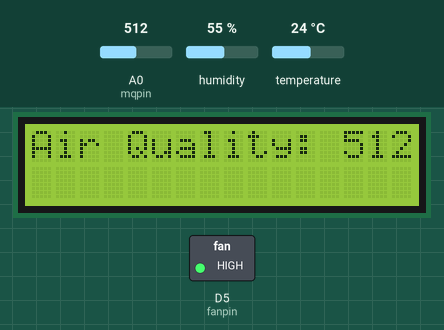
Simulated run of this sketch. Board: ESP8266 (NodeMCU). Shown: 16×2 character LCD, switched loads named in the sketch (green lamp = pin HIGH). Inputs (shaded band) come from the test bench; at power-on: temperature 24 °C, A0 (mqpin) = 512, humidity 55 %. WiFi joins after 1.5 s; servers stay silent unless stated.

Above: at 3.2 s.
3.3 s: temperature set to 26 °C
At 14.1 s:
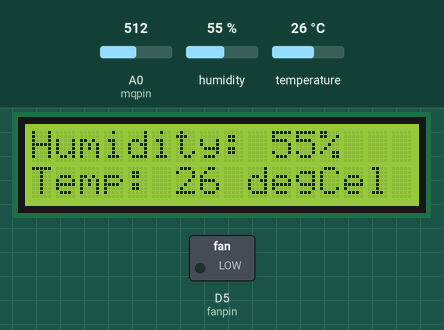
15.2 s: A0 (mqpin) set to 716
At 22.3 s:
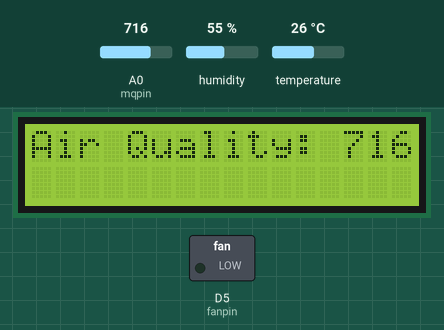
24.5 s: humidity set to 22 %
At 33.2 s:
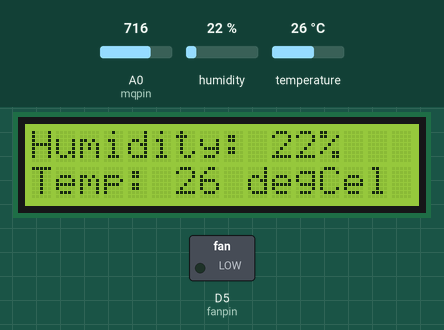
33.8 s: A0 (mqpin) set to 900
At 40.2 s:
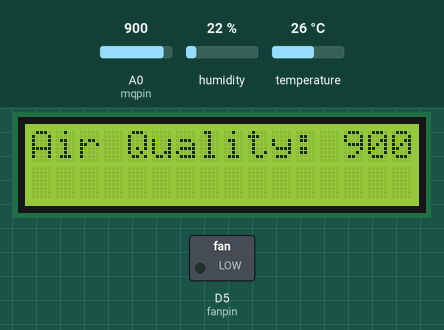
43.1 s: humidity set to 40 %
At 51.1 s:
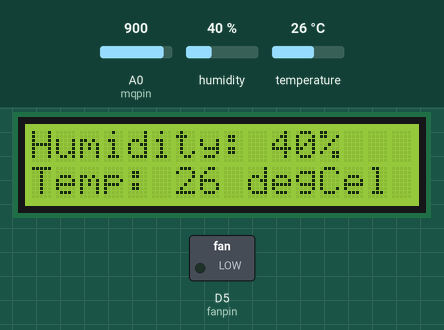
52.4 s: A0 (mqpin) set to 1023
At 59.4 s:
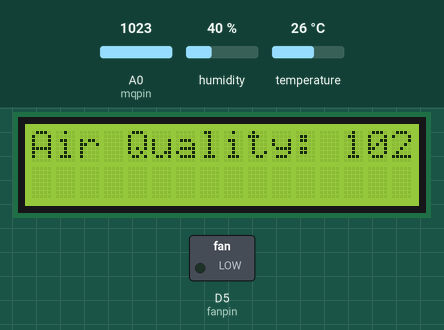
Timing chart, 0 to 60.9 s (numbered marks = the images above; inputs shaded):
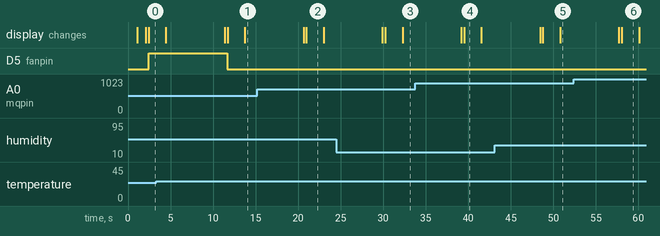

Measured:
- the behaviour switches between 24 and 25 °C on temperature (found by bisection; images 0 and 1)
- after the input at 3.3 s, D5 (fanpin): HIGH → LOW after 8.4 s
- what the display in image 2 shows lasts 2.0 s, from 21.0 s to 23.0 s

The sketch:

NODEMCU_Final.ino
```cpp
#include <ESP8266WiFi.h>
#include <DHT.h>
#include <ThingSpeak.h>
#include <Wire.h>
#include <LiquidCrystal_I2C.h>

#define dhtpin D4
#define mqpin A0
#define fanpin D5

int t,h,air;

WiFiClient client;
LiquidCrystal_I2C lcd(0x27,16,2); //scl=d1,sdl=d2
DHT dht(dhtpin,DHT11); //d0=dht11
long myChannelNumber = 1852937;
const char myWriteAPIKey[] = "UVC1M2W4BURW5AWO";

void setup() {
  dht.begin();
  pinMode(mqpin,INPUT);
  pinMode(fanpin,OUTPUT);
  WiFi.begin("MahM", "firef0xx");

  /*while(WiFi.status() != WL_CONNECTED)
  {
    lcd.print("Connect to WiFi");
    delay(200);
  }*/
  lcd.clear();
  /*if(WiFi.status()==WL_CONNECTED)
    lcd.print("Connected To WiFi");
    */
  delay(1000);
  lcd.begin();
  lcd.backlight();
  lcd.setCursor(1,0);
  lcd.print("Welcome to Our");
  lcd.setCursor(2,1); // first character of 2nd line
  lcd.print("IoT Project!");

  ThingSpeak.begin(client);
  Serial.begin(9600);
  delay(1000);
}

void loop() {
  lcd.clear();
  delay(100);
  air = analogRead(mqpin);
  delay(100);
  h = dht.readHumidity();
  delay(100);
  t = dht.readTemperature();

  if(t<25){
    digitalWrite(fanpin,HIGH);
  }
  else{
    digitalWrite(fanpin,LOW);
  }

  lcd.print("Air Quality: ");
  lcd.print(air);
  delay(2000);
  lcd.clear();
  lcd.print("Humidity: ");
  lcd.print(h);
  lcd.print("%");
  lcd.setCursor (0,1); // go to start of 2nd line
  lcd.print("Temp: ");
  lcd.print(t);
  lcd.print(" degCel");


  ThingSpeak.writeField(myChannelNumber, 1, t, myWriteAPIKey);
  delay(2000);
  ThingSpeak.writeField(myChannelNumber, 2, h, myWriteAPIKey);
  delay(2000);
  ThingSpeak.writeField(myChannelNumber, 3, air, myWriteAPIKey);
  delay(2000);
}
```
